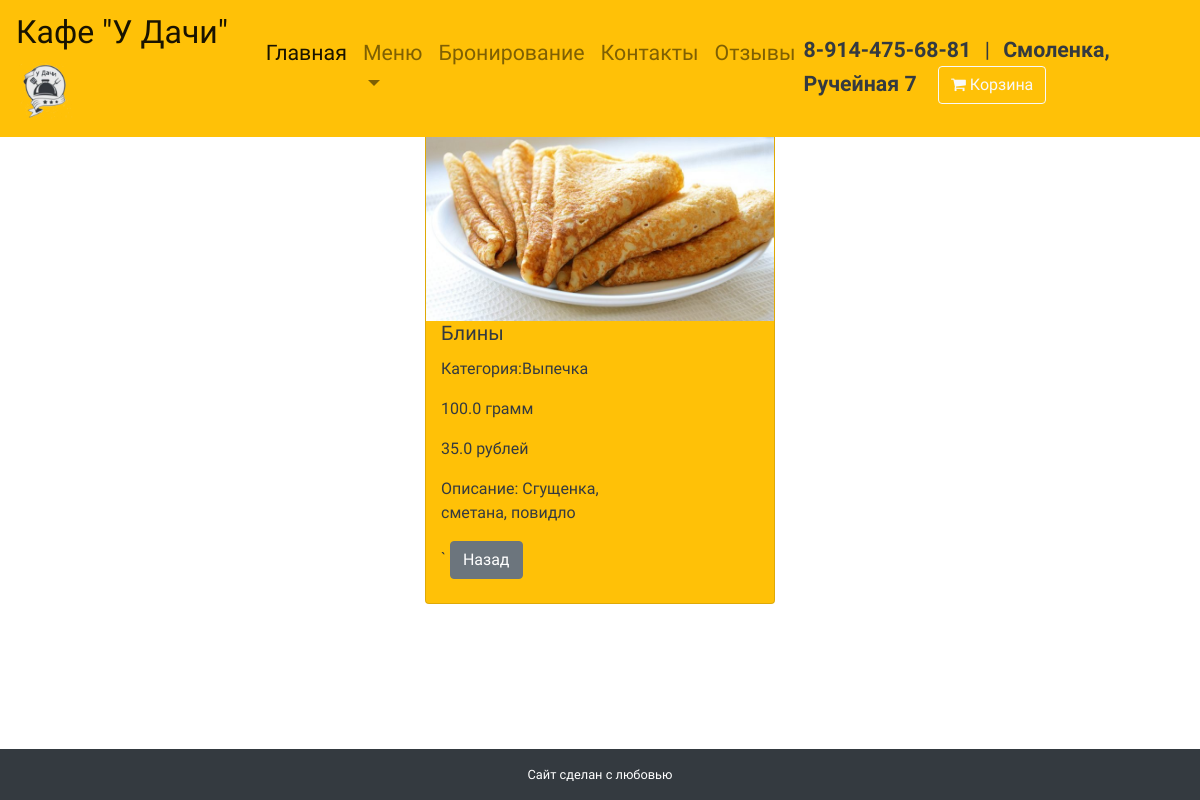
Screenshot of /bludaveiw/9/ with the database file from the repository.
### udachi/models.py (models this page shows, shortened)
class Bluda(models.Model):
    class Meta:
        verbose_name = 'Блюдо'
        verbose_name_plural = 'Блюда'
    nazvanie = models.CharField(verbose_name='Название', max_length=255, null=False, blank=False)
    opisanie = models.TextField('Описание', null=True, blank=True)
    cena = models.FloatField('Цена', default=0)
    gramovka = models.FloatField('Граммовка', default=0)
    prevyu = models.ImageField('Превью', null=False, blank=False)
    tip_bluda = models.ForeignKey(TipBluda, verbose_name='Тип блюда', on_delete=models.SET_NULL, null=True)
    ne_pokazivat = models.BooleanField('Не показывать блюдо', default=False)
    kolvo_dobavlenia_v_korzinu = models.IntegerField('Кол-во раз добавили в корзину', default=0)

class TipBluda(models.Model):
    class Meta:
        verbose_name = 'Тип блюда'
        verbose_name_plural = 'Типы блюда'
    nazvanie = models.CharField(verbose_name='Название', max_length=255, null=False, blank=False)
    def __str__(self):
        return self.nazvanie

### udachi/views.py (the view)
# urls.py: path('bludaveiw/<pk>/', NewsDetailView.as_view(), name='detail_view'),
class NewsDetailView(DetailView):
    model = Bluda
    template_name = 'udachi/detail_view.html'
    context_object_name = 'bluda'

### udachi/cart.py (called while the page is built)
    def __len__(self):
        return sum(item['quantity'] for item in self.cart.values())

### udachi/context_processors.py (called while the page is built)
def cart(request):
    return {'cart': Cart(request)}

### udachi/templates/udachi/detail_view.html (shortened to what this page needs)
{% extends 'udachi/base.html' %}
{% load thumbnail %}
{% load static %}
{% block Content %}
    <br>
    <br><br>
    <div class="container py-5">
        <div class="row justify-content-center">
            <div class="col-12 col-md-6 col-lg-4 col-xl-4">
                <div class="card text-dark bg-warning mb-3" style="max-width: 23rem;">
                    {% if bluda.prevyu %}
                        {% thumbnail bluda.prevyu 350x350 as image %}
                        <img class="card-img-top" src="/{{ image }}">
                    {% else %}
                        <img class="card-img-top img-fluid" src="{% static 'udachi/logo.png' %}">
                    {% endif %}
                    <div class="col-md-8">
                        <h5 class="card-title">{{ bluda.nazvanie }}</h5>
                        <p> Категория:{{ bluda.tip_bluda }} </p>
                        <p>{{ bluda.gramovka }} грамм</p>
                        <p class="price"> {{ bluda.cena }} рублей </p>
                        <p class="card-text">Описание: {{ bluda.opisanie }} </p>
                        `
                        <a href="{% url "home" %}" class="btn btn-secondary">Назад</a>
                    </div>
                    <br>
                </div>
            </div>
            <br>
        </div>
    </div>
{% endblock %}

### udachi/static/udachi/style.css (style rules this page uses)
body { font-family: 'Balsamiq Sans', cursive; }
.card-img-top { height: 200px; }

### rows the page displays
Bluda: prevyu (picture), nazvanie "Блины", tip_bluda "Выпечка", gramovka "100.0", cena "35.0", opisanie "Сгущенка, сметана, повидло"
